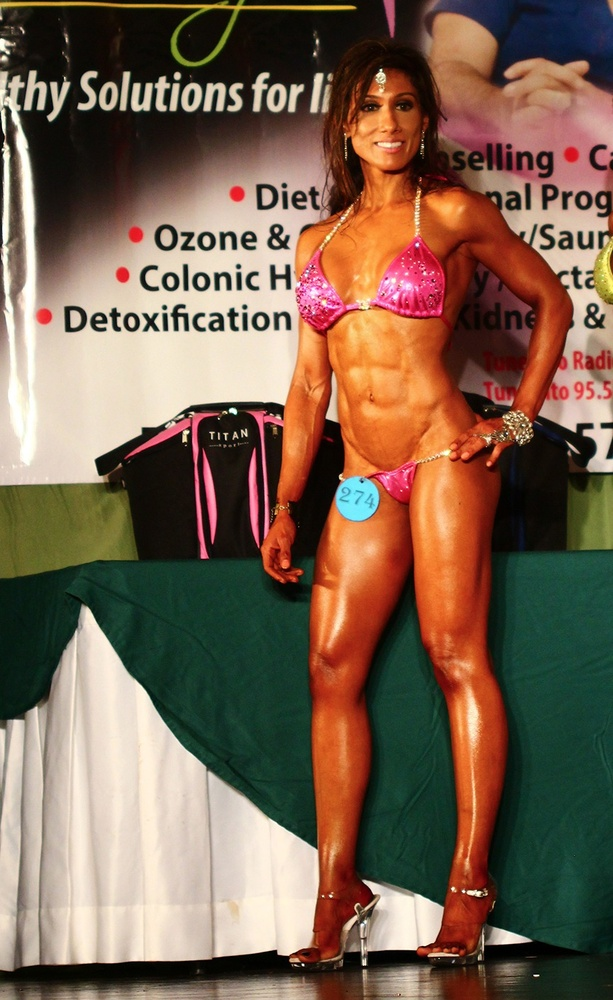
#> input picture 14. ImageNet & Experimenting with Pre-Trained Models (VGG16, ResNet50, InceptionV3)/images/bikinimodel.jpg, 613 x 1000 px, shrunk from 864 x 1409 before the run, given in place of the camera
$ jupyter execute '4.3. Live Sketching.ipynb'
#> lines starting #> are read from the running program, lines starting #| are printed output that depends on the picture
#> further down, frame is the input picture: shape (1000, 613, 3); mean B, G, R 79.5, 98.5, 123
[cell 1]
import keras
import cv2
import numpy as np
import matplotlib
print (cv2.__version__)

[cell 2]
import cv2
import numpy as np

# Our sketch generating function
def sketch(image):
    # Convert image to grayscale
    img_gray = cv2.cvtColor(image, cv2.COLOR_BGR2GRAY)
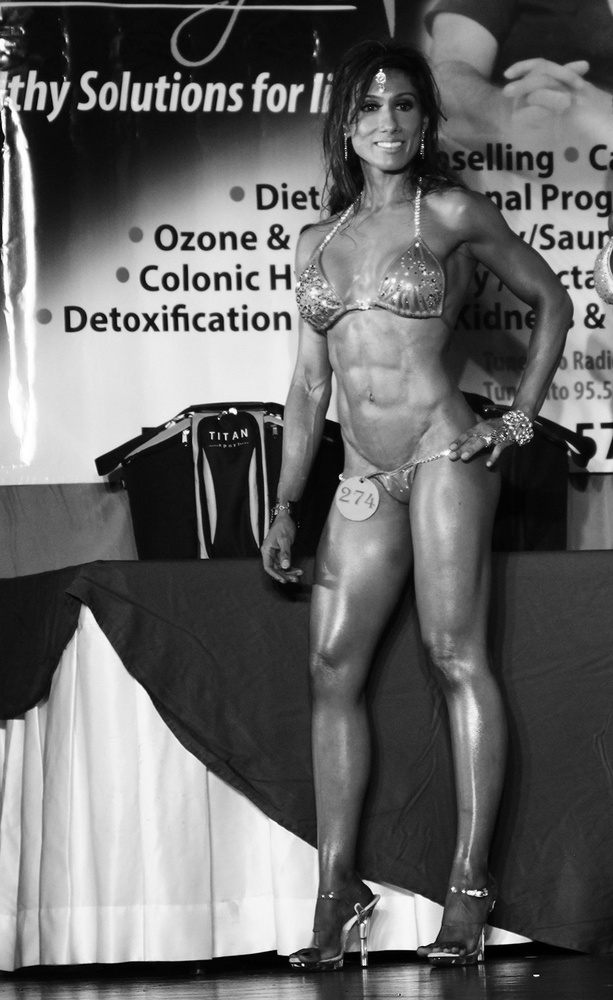
#> img_gray: shape (1000, 613); min 0, max 255, mean 103.7

    # Clean up image using Guassian Blur
    img_gray_blur = cv2.GaussianBlur(img_gray, (5,5), 0)

    # Extract edges
    canny_edges = cv2.Canny(img_gray_blur, 20, 50)
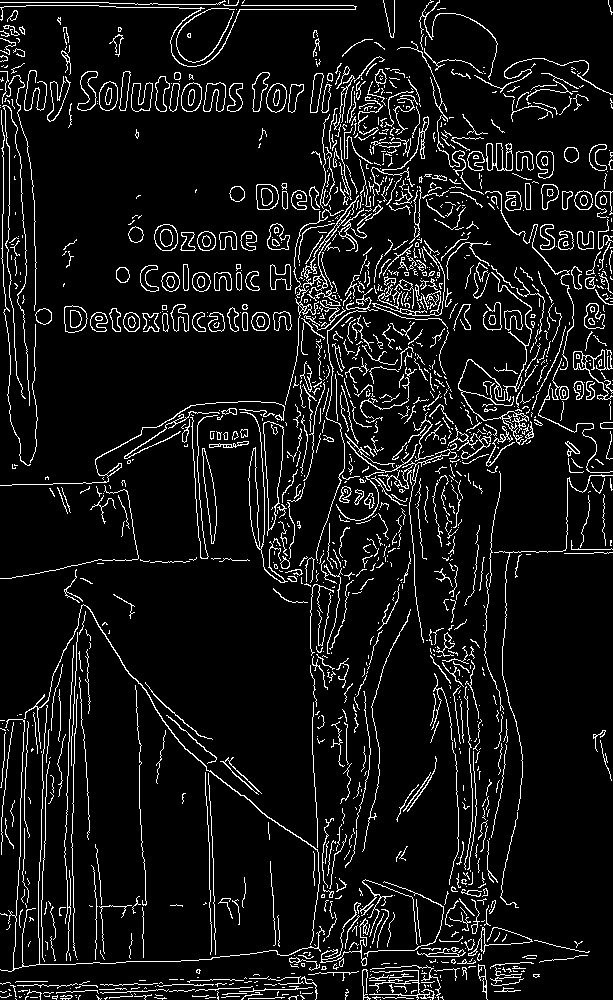
#> canny_edges: shape (1000, 613); 8.2% white in thin lines or dots

    # Do an invert binarize the image
    ret, mask = cv2.threshold(canny_edges, 70, 255, cv2.THRESH_BINARY_INV)
#> mask: shape (1000, 613); 91.8% white; black in thin lines or dots
    return mask


# Initialize webcam, cap is the object provided by VideoCapture
# It contains a boolean indicating if it was sucessful (ret)
# It also contains the images collected from the webcam (frame)
cap = cv2.VideoCapture(0)

while True:
    ret, frame = cap.read()
    cv2.imshow('Our Live Sketcher', sketch(frame))
    if cv2.waitKey(1) == 13: #13 is the Enter Key
#> (key Esc is pressed here)
        break

# Release camera and close windows
cap.release()
cv2.destroyAllWindows()

$ run again, on 14. ImageNet & Experimenting with Pre-Trained Models (VGG16, ResNet50, InceptionV3)/images/dog.jpg
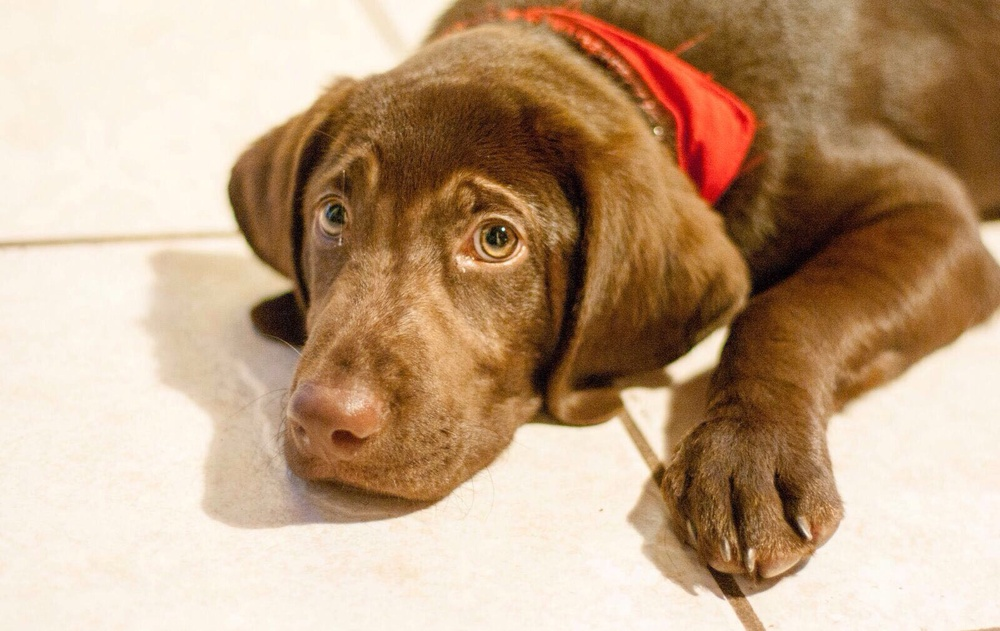
#> input picture 14. ImageNet & Experimenting with Pre-Trained Models (VGG16, ResNet50, InceptionV3)/images/dog.jpg, 1000 x 631 px, shrunk from 1600 x 1010 before the run, given in place of the camera
#> frame is the input picture: shape (631, 1000, 3); mean B, G, R 131.5, 161.3, 191.8
#> in sketch, `img_gray = cv2.cvtColor(image, cv2.COLOR_BGR2GRAY)`:
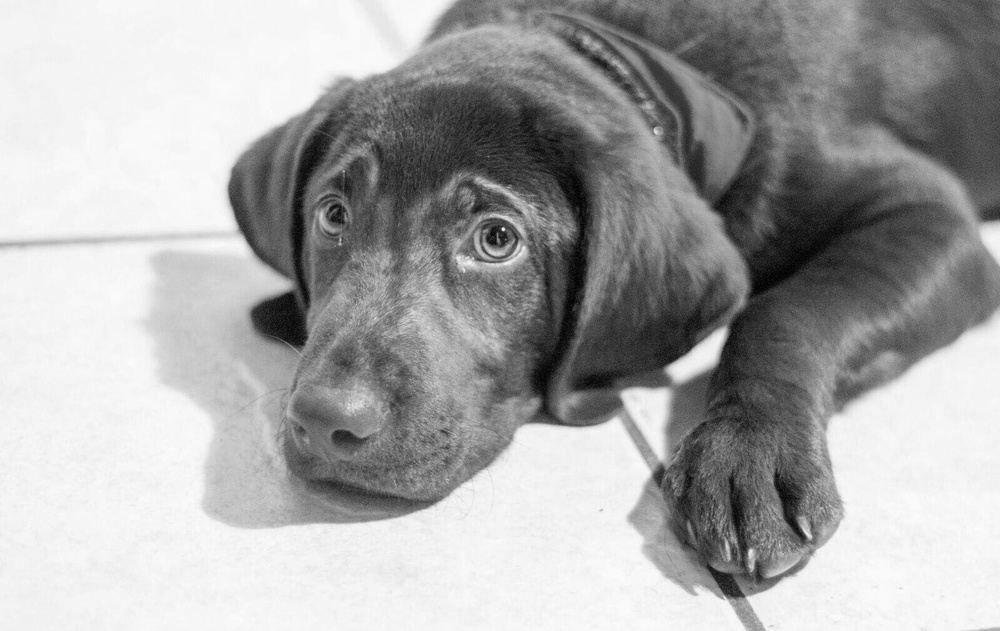
#> img_gray: shape (631, 1000); min 0, max 252, mean 167
#> in sketch, `canny_edges = cv2.Canny(img_gray_blur, 20, 50)`:
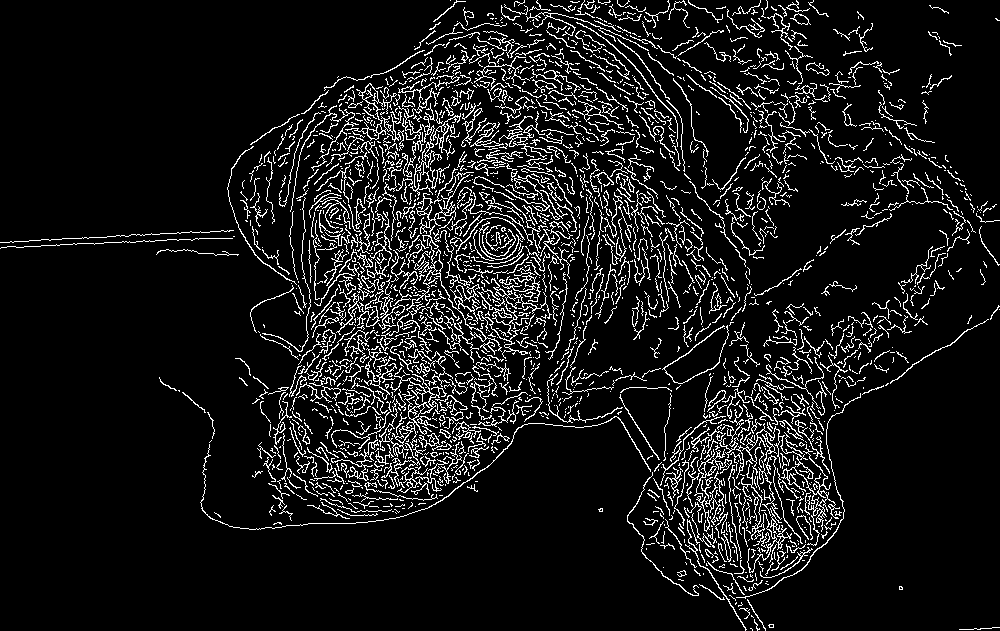
#> canny_edges: shape (631, 1000); 9% white in thin lines or dots
#> mask: shape (631, 1000); 91% white; black in thin lines or dots

$ run again, on 14. ImageNet & Experimenting with Pre-Trained Models (VGG16, ResNet50, InceptionV3)/images/snail.jpg
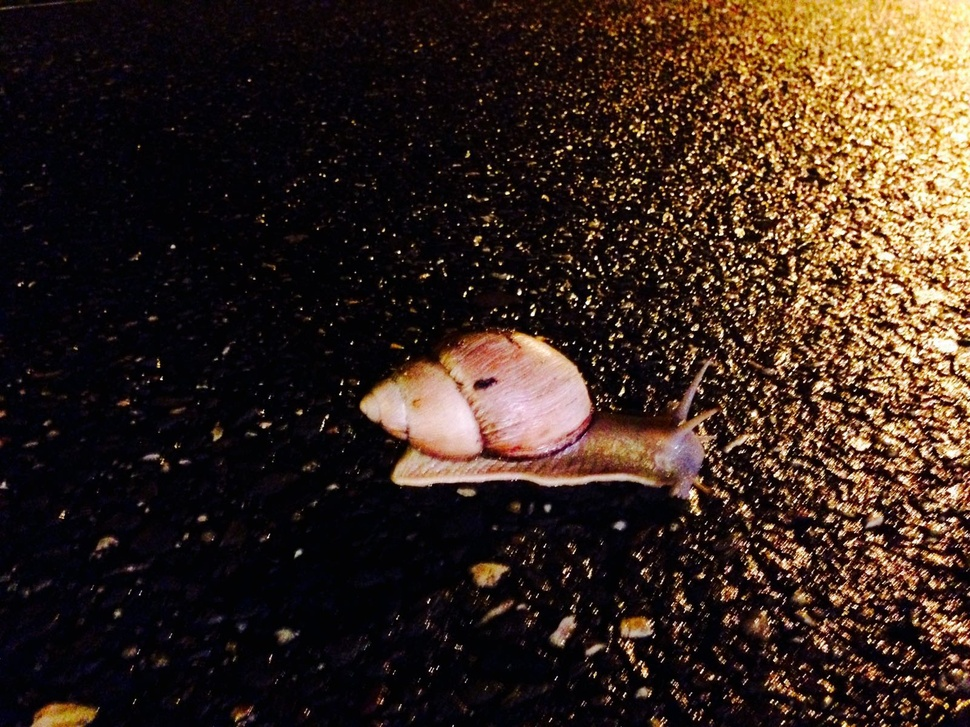
#> input picture 14. ImageNet & Experimenting with Pre-Trained Models (VGG16, ResNet50, InceptionV3)/images/snail.jpg, 970 x 727 px, shrunk from 1600 x 1200 before the run, given in place of the camera
#> frame is the input picture: shape (727, 970, 3); mean B, G, R 31, 40, 56.1
#> in sketch, `img_gray = cv2.cvtColor(image, cv2.COLOR_BGR2GRAY)`:
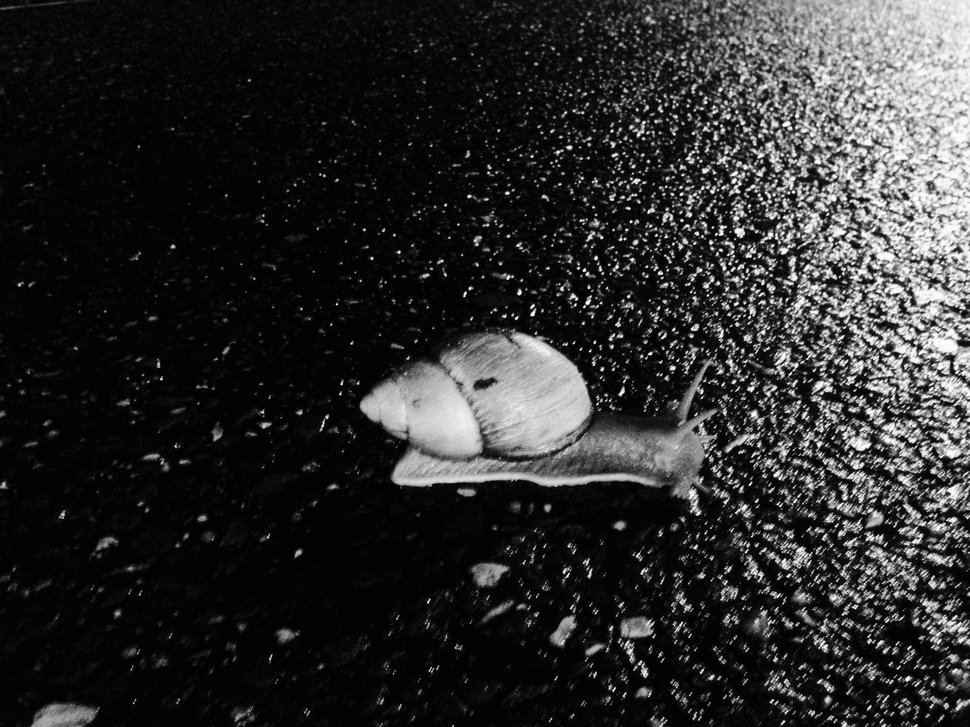
#> img_gray: shape (727, 970); min 0, max 255, mean 43.8
#> in sketch, `canny_edges = cv2.Canny(img_gray_blur, 20, 50)`:
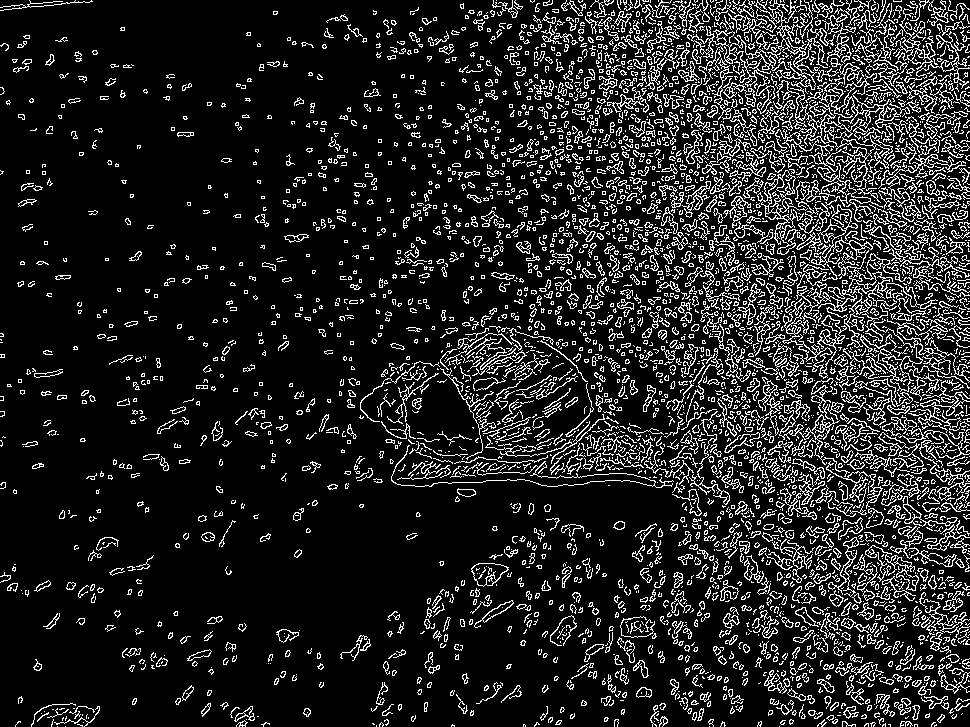
#> canny_edges: shape (727, 970); 13.6% white in thin lines or dots
#> mask: shape (727, 970); 86.4% white; black in thin lines or dots
